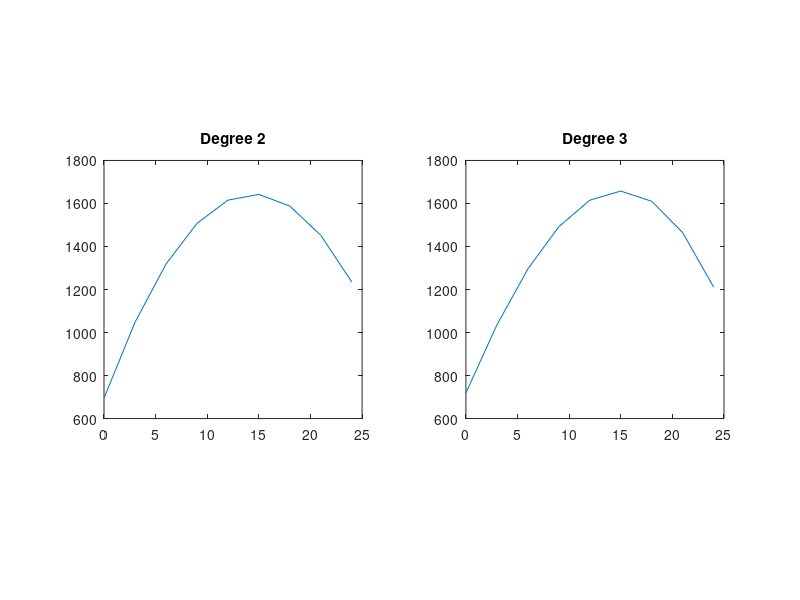

This figure's MATLAB source:
time = 0:3:24;
flow = [800 980 1090 1520 1920 1670 1440 1380 1300];


for i = 1:2
    coeff = polyfit(time,flow,i+1);
    y =  polyval(coeff,time);
    subplot(1,2,i);
    plot(time,y);
    title(sprintf('Degree %d',i+1));
    pbaspect([1,1,1]);
end